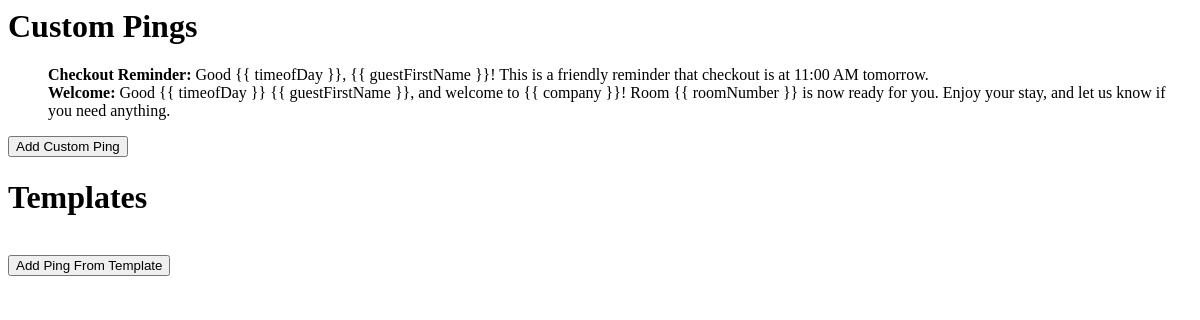
Page /pings/ on the earlier database version.
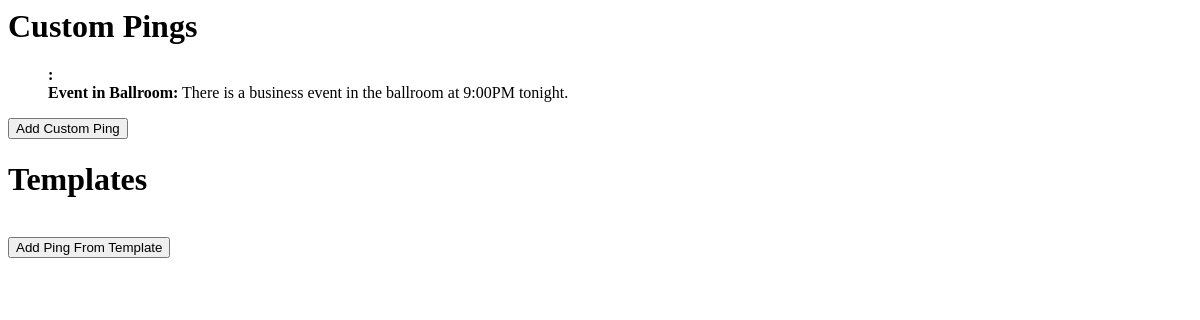
Same page on the later database version.
### pings/models.py (models this page shows, shortened)
class Ping(models.Model):
    subject = models.CharField(max_length=100)
    body = models.TextField(max_length=5000)
    is_template = models.BooleanField(default=False)

### pings/views.py (the view)
# urls.py: path('', views.index, name='index'),
def index(request):
    pings = Ping.objects.order_by('subject')
    context = {'pings': pings}
    return render(request, 'pings/index.html', context)

### pings/templates/pings/index.html (shortened to what this page needs)
{% block body %}
<div class="container">
    <div>
        <h1>Custom Pings</h1>
        {% if pings %}
        <ul>
            {% for ping in pings %}
                {% if ping.is_template is False%}
                <b>{{ ping.subject }}:</b>
                {{ ping.body }}
                <br>
                {% endif%}
            {% endfor %}
        </ul>
        {% else %}
            <p>No pings are available.</p>
        {% endif %}
        <a href="add-ping/">
        <button type="button" class="btn btn-default">Add Custom Ping</button>
        </a>
    </div>
    <div>
        <h1>Templates</h1>
        <br>
        <a href="add-ping-from-template/">
            <button type="button" class="btn btn-default">Add Ping From Template</button>
        </a>
    </div>
</div>
{% endblock %}

Differences in the rows shown:
removed Ping: subject "Checkout Reminder", body "Good {{ timeofDay }}, {{ guestFirstName }}! This is a friendly reminder that checkout is at 11:00 AM tomorrow."
removed Ping: subject "Welcome", body "Good {{ timeofDay }} {{ guestFirstName }}, and welcome to {{ company }}! Room {{ roomNumber }} is now ready for you. Enjoy your stay, and let us know if you need anything."
added Ping: subject "Event in Ballroom", body "There is a business event in the ballroom at 9:00PM tonight."
